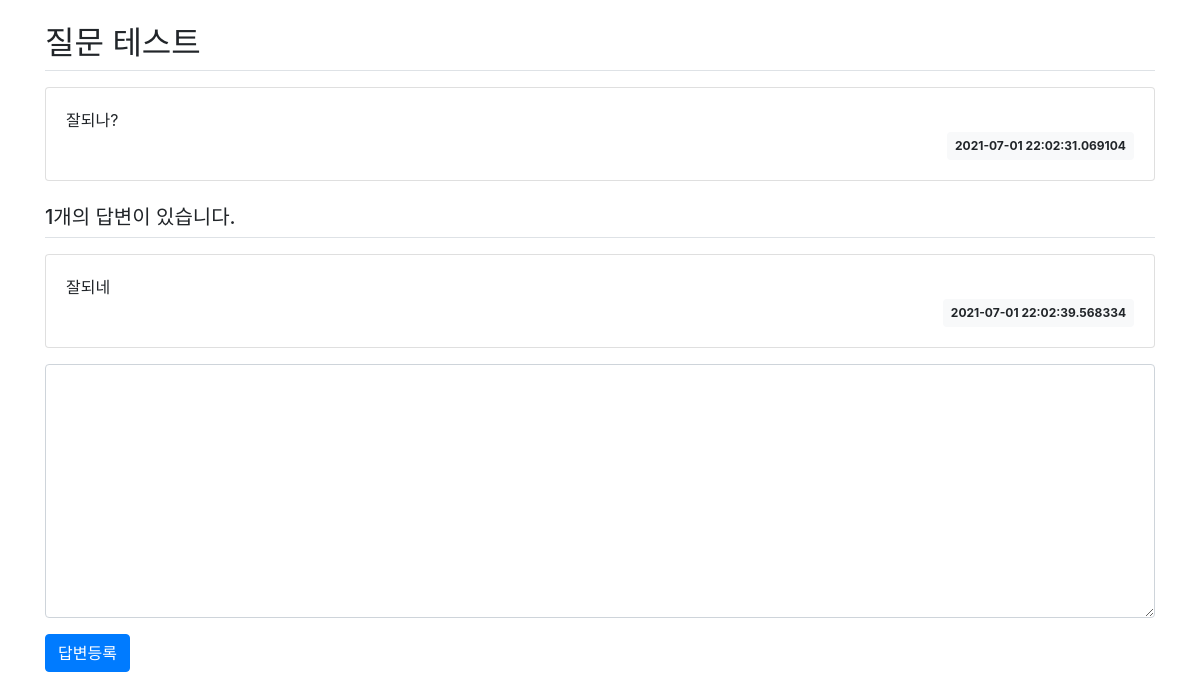
/question/detail/3/, run on an earlier commit of the app's database.
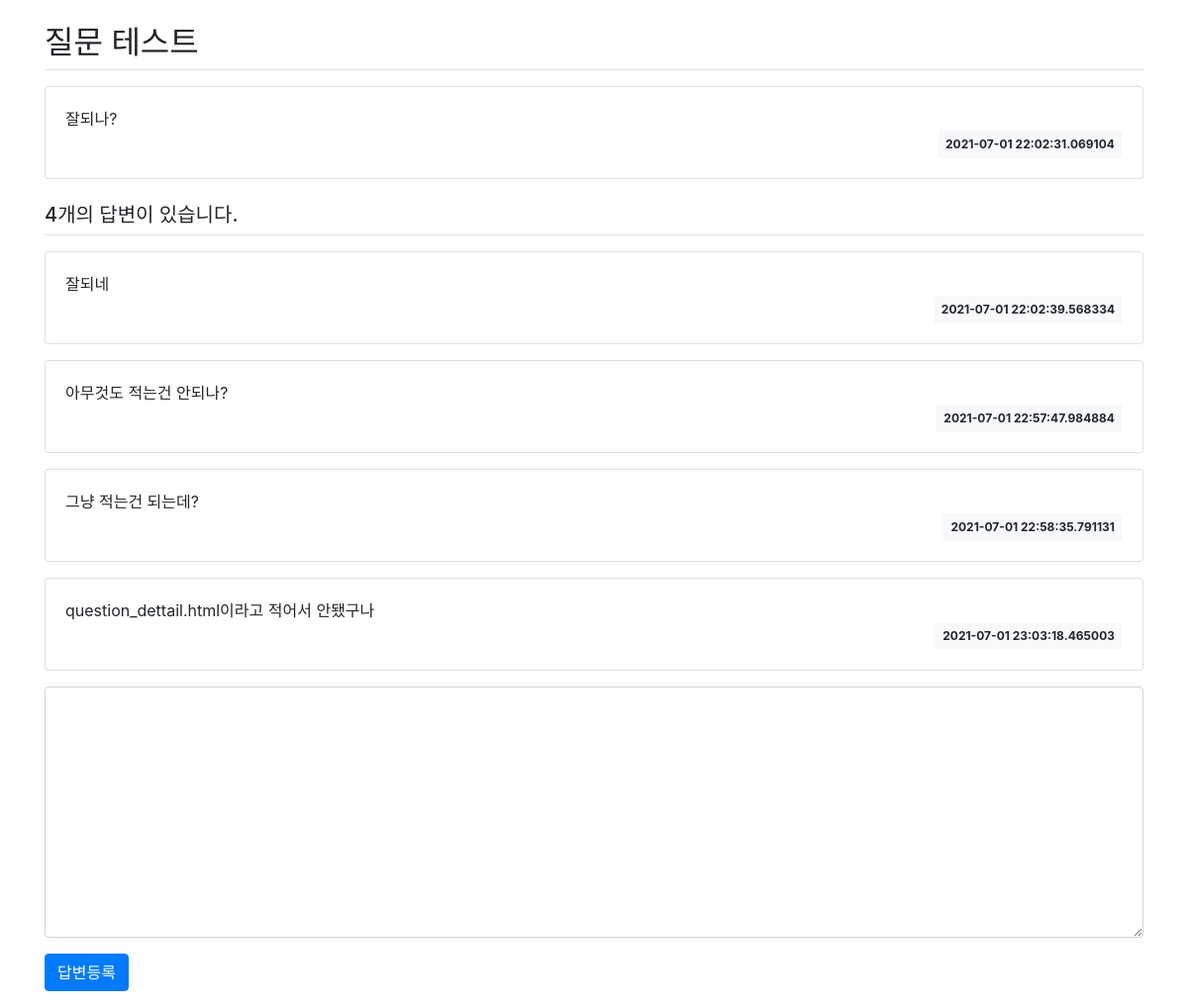
And on a later commit of the database.
### pybo/models.py (models this page shows)
class Question(db.Model):
    id = db.Column(db.Integer, primary_key=True)
    subject = db.Column(db.String(200), nullable=False)
    content = db.Column(db.Text(), nullable=False)
    create_date = db.Column(db.DateTime(), nullable=False)

class Answer(db.Model):
    id = db.Column(db.Integer, primary_key=True)
    question_id = db.Column(db.Integer, db.ForeignKey(
        'question.id', ondelete='CASCADE'))
    question = db.relationship('Question', backref=db.backref('answer_set'))
    content = db.Column(db.Text(), nullable=False)
    create_date = db.Column(db.DateTime(), nullable=False)

### pybo/views/question_views.py (the view)
@bp.route('/detail/<int:question_id>/')
def detail(question_id):
    form = AnswerForm()
    question = Question.query.get(question_id)
    return render_template('question/question_detail.html', question=question, form=form)

### pybo/forms.py
class AnswerForm(FlaskForm):
    content = TextAreaField('내용', validators=[DataRequired('내용은 필수입력 항목입니다.')])

### pybo/templates/question/question_detail.html (shortened to what this page needs)
<!DOCTYPE html>
<html lang="en">
<head>
    <link rel="stylesheet" href="{{ url_for('static', filename='bootstrap.min.css') }}">
</head>
<body>
    <div class="container my-3">
        <h2 class="border-bottom py-2">{{ question.subject }}</h2>
        <div class="card my-3">
            <div class="card-body">
                <div class="card-text" style="white-space: pre-line;">{{ question.content }}</div>
                <div class="d-flex justify-content-end">
                    <div class="badge badge-light p-2">
                        {{ question.create_date }}
                    </div>
                </div>
            </div>
        </div>
        <h5 class="border-bottom my-3 py-2">{{ question.answer_set|length }}개의 답변이 있습니다.</h5>
        {% for answer in question.answer_set %}
        <div class="card my-3">
            <div class="card-body">
                <div class="card-text" style="white-space: pre-line;">{{ answer.content }}</div>
                <div class="d-flex justify-content-end">
                    <div class="badge badge-light p-2">
                        {{ answer.create_date }}
                    </div>
                </div>
            </div>
        </div>
        {% endfor %}
        <form action="{{ url_for('answer.create', question_id=question.id) }}" method="post" class="my-3">
            <div class="form-group">
                <textarea name="content" id="content" class="form-control" rows="10"></textarea>
            </div>
            <input type="submit" value="답변등록" class="btn btn-primary">
        </form>
    </div>
</body>
</html>

What changed in the data, as far as the page shows it:
added Answer: content "아무것도 적는건 안되나?", create_date "2021-07-01 22:57:47.984884"
added Answer: content "그냥 적는건 되는데?", create_date "2021-07-01 22:58:35.791131"
added Answer: content "question_dettail.html이라고 적어서 안됐구나", create_date "2021-07-01 23:03:18.465003"
Also different on the page:
{{ question.answer_set|length }}: "1" → "4"
